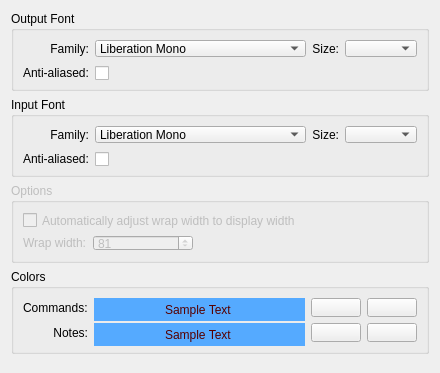
<?xml version="1.0" encoding="UTF-8"?>
<ui version="4.0">
 <class>ConfigDisplay</class>
 <widget class="QWidget" name="ConfigDisplay">
  <property name="geometry">
   <rect>
    <x>0</x>
    <y>0</y>
    <width>440</width>
    <height>373</height>
   </rect>
  </property>
  <property name="windowTitle">
   <string>Display</string>
  </property>
  <property name="windowIcon">
   <iconset resource="mudder.qrc">
    <normaloff>:/icons/display</normaloff>:/icons/display</iconset>
  </property>
  <layout class="QVBoxLayout" name="verticalLayout">
   <item>
    <widget class="QGroupBox" name="groupOutputFont">
     <property name="minimumSize">
      <size>
       <width>0</width>
       <height>80</height>
      </size>
     </property>
     <property name="title">
      <string>Output Font</string>
     </property>
     <layout class="QGridLayout" name="gridLayout_3" columnstretch="0,1,0,0" columnminimumwidth="60,0,23,60">
      <item row="0" column="2">
       <widget class="QLabel" name="labelOutputFontSize">
        <property name="text">
         <string>Size:</string>
        </property>
        <property name="alignment">
         <set>Qt::AlignRight|Qt::AlignTrailing|Qt::AlignVCenter</set>
        </property>
       </widget>
      </item>
      <item row="2" column="1">
       <widget class="QCheckBox" name="checkOutputAntiAliased">
        <property name="minimumSize">
         <size>
          <width>0</width>
          <height>20</height>
         </size>
        </property>
        <property name="text">
         <string/>
        </property>
       </widget>
      </item>
      <item row="2" column="0">
       <widget class="QLabel" name="labelOutputAntiAliased">
        <property name="minimumSize">
         <size>
          <width>0</width>
          <height>20</height>
         </size>
        </property>
        <property name="text">
         <string>Anti-aliased:</string>
        </property>
       </widget>
      </item>
      <item row="0" column="1">
       <widget class="QFontComboBox" name="comboOutputFont">
        <property name="editable">
         <bool>false</bool>
        </property>
        <property name="writingSystem">
         <enum>QFontDatabase::Latin</enum>
        </property>
        <property name="fontFilters">
         <set>QFontComboBox::MonospacedFonts</set>
        </property>
        <property name="currentFont">
         <font>
          <family>Lucida Console</family>
          <pointsize>10</pointsize>
         </font>
        </property>
       </widget>
      </item>
      <item row="0" column="0">
       <widget class="QLabel" name="labelOutputFont">
        <property name="text">
         <string>Family:</string>
        </property>
        <property name="alignment">
         <set>Qt::AlignRight|Qt::AlignTrailing|Qt::AlignVCenter</set>
        </property>
       </widget>
      </item>
      <item row="0" column="3">
       <widget class="QComboBox" name="comboOutputFontSize"/>
      </item>
     </layout>
    </widget>
   </item>
   <item>
    <widget class="QGroupBox" name="groupInputFont">
     <property name="minimumSize">
      <size>
       <width>0</width>
       <height>80</height>
      </size>
     </property>
     <property name="title">
      <string>Input Font</string>
     </property>
     <layout class="QGridLayout" name="gridLayout_2" columnstretch="0,1,0,0" columnminimumwidth="60,0,23,60">
      <item row="0" column="1">
       <widget class="QFontComboBox" name="comboInputFont">
        <property name="editable">
         <bool>false</bool>
        </property>
        <property name="writingSystem">
         <enum>QFontDatabase::Latin</enum>
        </property>
        <property name="fontFilters">
         <set>QFontComboBox::MonospacedFonts</set>
        </property>
        <property name="currentFont">
         <font>
          <family>Courier New</family>
          <pointsize>8</pointsize>
         </font>
        </property>
       </widget>
      </item>
      <item row="2" column="0">
       <widget class="QLabel" name="labelInputAntiAliased">
        <property name="minimumSize">
         <size>
          <width>0</width>
          <height>20</height>
         </size>
        </property>
        <property name="text">
         <string>Anti-aliased:</string>
        </property>
       </widget>
      </item>
      <item row="0" column="0">
       <widget class="QLabel" name="labelInputFont">
        <property name="text">
         <string>Family:</string>
        </property>
        <property name="alignment">
         <set>Qt::AlignRight|Qt::AlignTrailing|Qt::AlignVCenter</set>
        </property>
       </widget>
      </item>
      <item row="2" column="1">
       <widget class="QCheckBox" name="checkInputAntiAliased">
        <property name="minimumSize">
         <size>
          <width>0</width>
          <height>20</height>
         </size>
        </property>
        <property name="text">
         <string/>
        </property>
       </widget>
      </item>
      <item row="0" column="2">
       <widget class="QLabel" name="labelInputFontSize">
        <property name="text">
         <string>Size:</string>
        </property>
        <property name="alignment">
         <set>Qt::AlignRight|Qt::AlignTrailing|Qt::AlignVCenter</set>
        </property>
       </widget>
      </item>
      <item row="0" column="3">
       <widget class="QComboBox" name="comboInputFontSize"/>
      </item>
     </layout>
    </widget>
   </item>
   <item>
    <widget class="QGroupBox" name="groupDisplayOptions">
     <property name="enabled">
      <bool>false</bool>
     </property>
     <property name="minimumSize">
      <size>
       <width>0</width>
       <height>80</height>
      </size>
     </property>
     <property name="title">
      <string>Options</string>
     </property>
     <layout class="QVBoxLayout" name="verticalLayout_6">
      <item>
       <widget class="QCheckBox" name="checkAutoWrap">
        <property name="text">
         <string>Automatically adjust wrap width to display width</string>
        </property>
       </widget>
      </item>
      <item>
       <layout class="QFormLayout" name="formLayout">
        <item row="0" column="0">
         <widget class="QLabel" name="labelWrapColumn">
          <property name="text">
           <string>Wrap width:</string>
          </property>
         </widget>
        </item>
        <item row="0" column="1">
         <widget class="QSpinBox" name="wrapColumn">
          <property name="minimumSize">
           <size>
            <width>100</width>
            <height>0</height>
           </size>
          </property>
          <property name="maximumSize">
           <size>
            <width>100</width>
            <height>16777215</height>
           </size>
          </property>
          <property name="minimum">
           <number>40</number>
          </property>
          <property name="maximum">
           <number>250</number>
          </property>
          <property name="value">
           <number>81</number>
          </property>
         </widget>
        </item>
       </layout>
      </item>
     </layout>
    </widget>
   </item>
   <item>
    <widget class="QGroupBox" name="groupDisplayColors">
     <property name="minimumSize">
      <size>
       <width>0</width>
       <height>85</height>
      </size>
     </property>
     <property name="title">
      <string>Colors</string>
     </property>
     <layout class="QGridLayout" name="gridLayout" columnstretch="0,1,0,0" columnminimumwidth="56,0,20,20">
      <item row="1" column="1">
       <widget class="QLineEdit" name="editNoteSample">
        <property name="minimumSize">
         <size>
          <width>0</width>
          <height>23</height>
         </size>
        </property>
        <property name="styleSheet">
         <string notr="true">color: rgb(85, 0, 0);
background-color: rgb(85, 170, 255);</string>
        </property>
        <property name="text">
         <string>Sample Text</string>
        </property>
        <property name="frame">
         <bool>false</bool>
        </property>
        <property name="alignment">
         <set>Qt::AlignCenter</set>
        </property>
        <property name="readOnly">
         <bool>true</bool>
        </property>
       </widget>
      </item>
      <item row="0" column="2">
       <widget class="QPushButton" name="fgCommand">
        <property name="minimumSize">
         <size>
          <width>50</width>
          <height>0</height>
         </size>
        </property>
        <property name="text">
         <string/>
        </property>
        <property name="autoDefault">
         <bool>false</bool>
        </property>
       </widget>
      </item>
      <item row="0" column="0">
       <widget class="QLabel" name="labelCommandColors">
        <property name="text">
         <string>Commands:</string>
        </property>
       </widget>
      </item>
      <item row="0" column="3">
       <widget class="QPushButton" name="bgCommand">
        <property name="minimumSize">
         <size>
          <width>50</width>
          <height>0</height>
         </size>
        </property>
        <property name="text">
         <string/>
        </property>
        <property name="autoDefault">
         <bool>false</bool>
        </property>
       </widget>
      </item>
      <item row="0" column="1">
       <widget class="QLineEdit" name="editCommandSample">
        <property name="minimumSize">
         <size>
          <width>0</width>
          <height>23</height>
         </size>
        </property>
        <property name="styleSheet">
         <string notr="true">color: rgb(85, 0, 0);
background-color: rgb(85, 170, 255);</string>
        </property>
        <property name="text">
         <string>Sample Text</string>
        </property>
        <property name="frame">
         <bool>false</bool>
        </property>
        <property name="alignment">
         <set>Qt::AlignCenter</set>
        </property>
        <property name="readOnly">
         <bool>true</bool>
        </property>
       </widget>
      </item>
      <item row="1" column="0">
       <widget class="QLabel" name="labelNoteColors">
        <property name="text">
         <string>Notes:</string>
        </property>
        <property name="alignment">
         <set>Qt::AlignRight|Qt::AlignTrailing|Qt::AlignVCenter</set>
        </property>
       </widget>
      </item>
      <item row="1" column="2">
       <widget class="QPushButton" name="fgNote">
        <property name="minimumSize">
         <size>
          <width>50</width>
          <height>0</height>
         </size>
        </property>
        <property name="text">
         <string/>
        </property>
        <property name="autoDefault">
         <bool>false</bool>
        </property>
       </widget>
      </item>
      <item row="1" column="3">
       <widget class="QPushButton" name="bgNote">
        <property name="minimumSize">
         <size>
          <width>50</width>
          <height>0</height>
         </size>
        </property>
        <property name="text">
         <string/>
        </property>
        <property name="autoDefault">
         <bool>false</bool>
        </property>
       </widget>
      </item>
     </layout>
     <zorder>editCommandSample</zorder>
     <zorder>labelCommandColors</zorder>
     <zorder>bgCommand</zorder>
     <zorder>labelNoteColors</zorder>
     <zorder>editNoteSample</zorder>
     <zorder>fgNote</zorder>
     <zorder>bgNote</zorder>
     <zorder>fgCommand</zorder>
    </widget>
   </item>
   <item>
    <spacer name="verticalSpacer">
     <property name="orientation">
      <enum>Qt::Vertical</enum>
     </property>
     <property name="sizeHint" stdset="0">
      <size>
       <width>0</width>
       <height>34</height>
      </size>
     </property>
    </spacer>
   </item>
  </layout>
 </widget>
 <resources>
  <include location="mudder.qrc"/>
 </resources>
 <connections/>
</ui>
